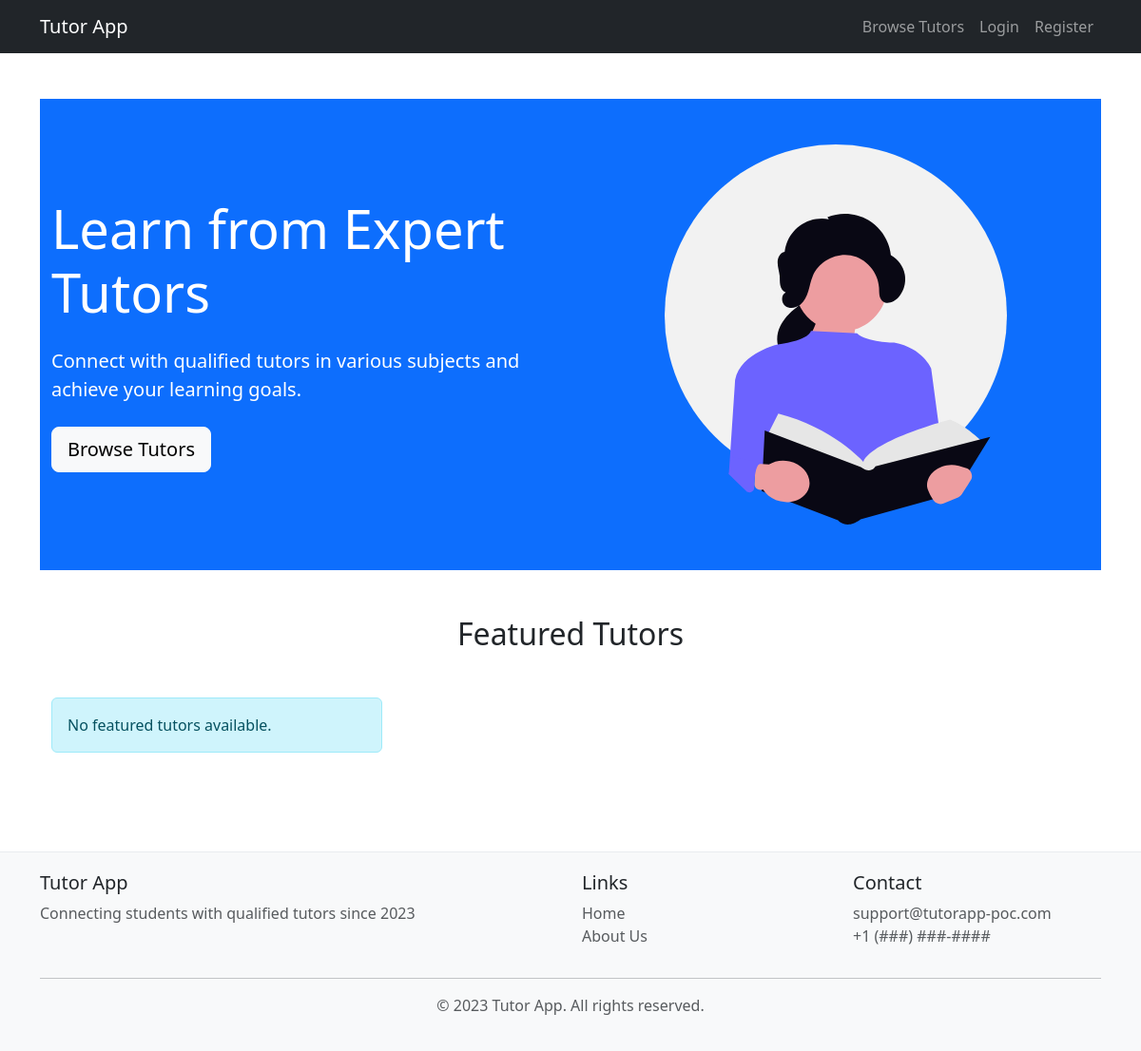
The app's page /, older data.
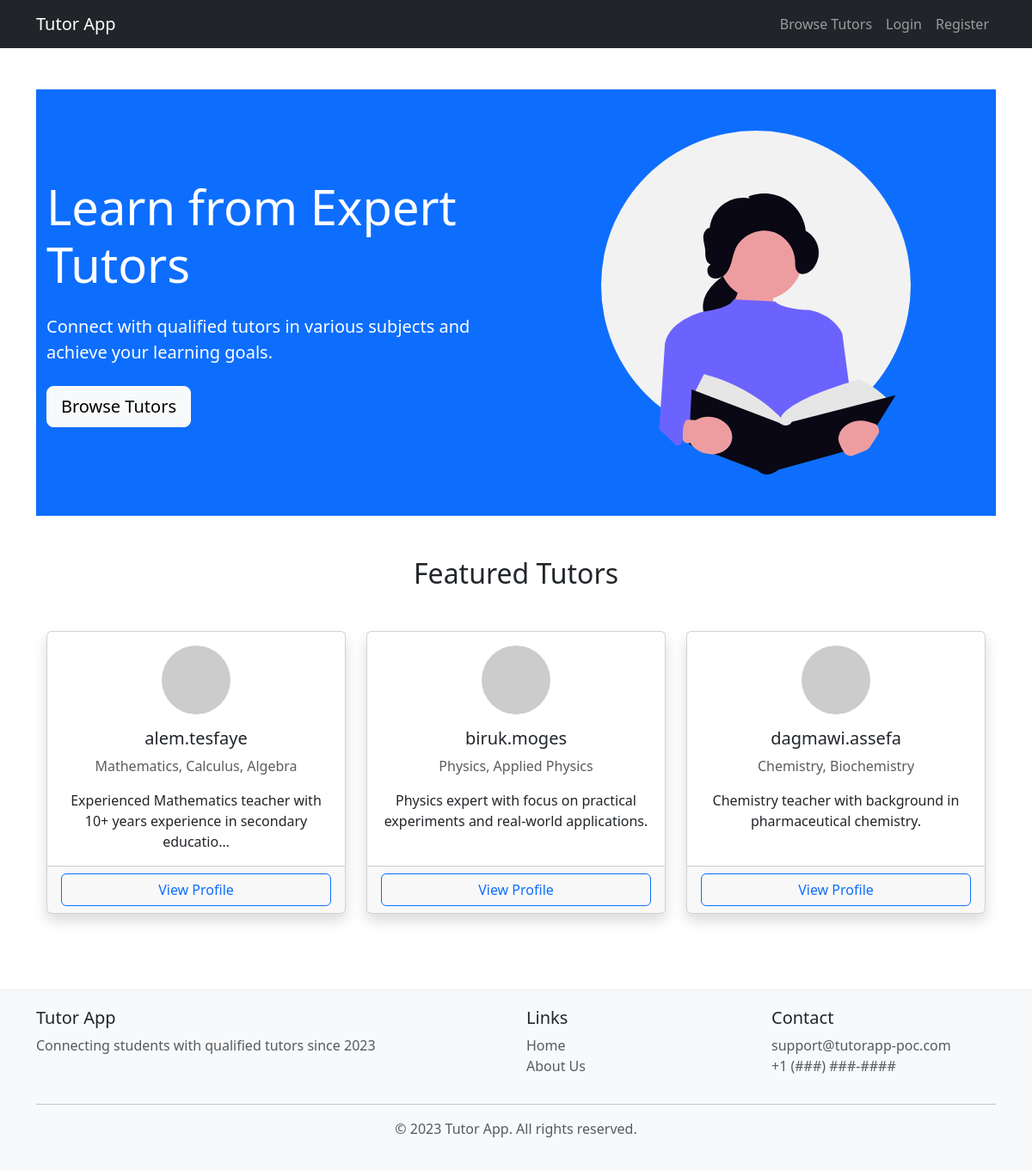
The same page, newer data.
### accounts/models.py (models this page shows, shortened)
class TutorProfile(models.Model):
    user = models.OneToOneField(CustomUser, on_delete=models.CASCADE, related_name='tutor_profile')
    bio = models.TextField(max_length=500, blank=True)
    subjects = models.CharField(max_length=200)
    hourly_rate = models.DecimalField(max_digits=6, decimal_places=2, default=0.00 )
    created_at = models.DateTimeField(auto_now_add=True)

class CustomUser(AbstractUser):
    USER_TYPES = (
        ('student', 'Student'),
        ('tutor', 'Tutor'),
    )
    first_name = models.CharField(max_length=30)
    last_name = models.CharField(max_length=30)
    user_type = models.CharField(max_length=10, choices=USER_TYPES, default='student')

### home/views.py (the view)
# urls.py: path('', home_view, name='home'),
def home_view(request):
    featured_tutors = TutorProfile.objects.all().order_by('-created_at')[:3]
    return render(request, 'home/home.html', {'featured_tutors': featured_tutors})

### home/templates/home/home.html
{% extends 'base.html' %}
{% block content %}
<section class="hero-section bg-primary text-white py-5">
    <div class="container">
        <div class="row align-items-center">
            <div class="col-lg-6">
                <h1 class="display-4 mb-4">Learn from Expert Tutors</h1>
                <p class="lead mb-4">Connect with qualified tutors in various subjects and achieve your learning goals.</p>
                <a href="{% url 'tutor_list' %}" class="btn btn-light btn-lg">Browse Tutors</a>
            </div>
            <div class="col-lg-6 text-center">
                <img src="/static/images/hero.svg"
                     alt="Learning illustration"
                     class="img-fluid"
                     style="max-height: 400px;">
            </div>
        </div>
    </div>
</section>
<section class="py-5">
    <div class="container">
        <h2 class="text-center mb-5">Featured Tutors</h2>
        <div class="row row-cols-1 row-cols-md-3 g-4">
            {% for tutor in featured_tutors %}
            <div class="col">
                <div class="card h-100 shadow">
                    <div class="card-body">
                        <div class="text-center">
                            <img src="https://ui-avatars.com/api/?name={{tutor.user.username}}&size=150"
                                 class="rounded-circle mb-3"
                                 alt="{{ tutor.user.username }}">
                            <h5>{{ tutor.user.username }}</h5>
                            <p class="text-muted">{{ tutor.subjects }}</p>
                            <p class="card-text">{{ tutor.bio|truncatechars:80 }}</p>
                        </div>
                    </div>
                    <div class="card-footer">
                        <div class="d-grid">
                            <a href="{% url 'tutor_detail' tutor.user.username %}" class="btn btn-outline-primary w-100">
                                View Profile
                            </a>
                        </div>
                    </div>
                </div>
            </div>
            {% empty %}
            <div class="col">
                <div class="alert alert-info">No featured tutors available.</div>
            </div>
            {% endfor %}
        </div>
    </div>
</section>
{% endblock %}

Row changes from the older to the newer data that the page shows:
added TutorProfile: user.username "alem.tesfaye", subjects "Mathematics, Calculus, Algebra", bio "Experienced Mathematics teacher with 10+ years experience in secondary educatio…"
added TutorProfile: user.username "biruk.moges", subjects "Physics, Applied Physics", bio "Physics expert with focus on practical experiments and real-world applications."
added TutorProfile: user.username "dagmawi.assefa", subjects "Chemistry, Biochemistry", bio "Chemistry teacher with background in pharmaceutical chemistry."
Text that changed along with them:
text no longer shown: "No featured tutors available."
